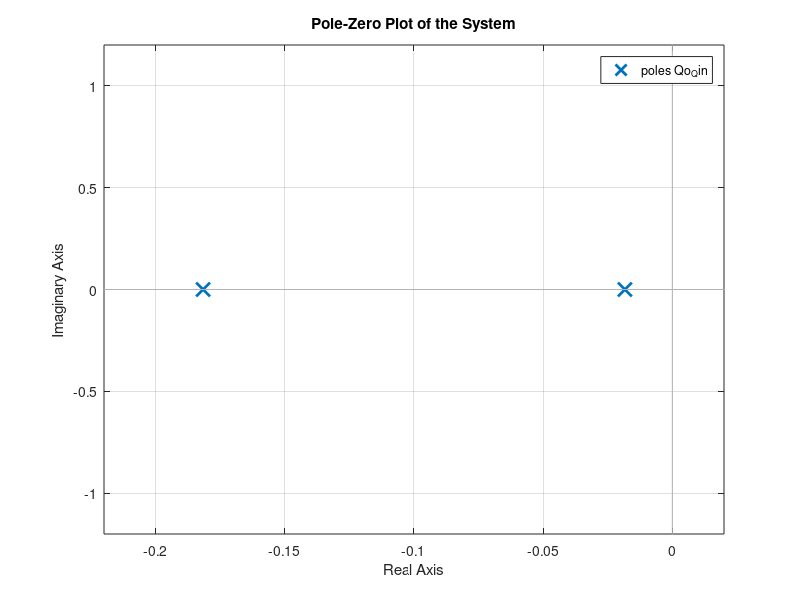
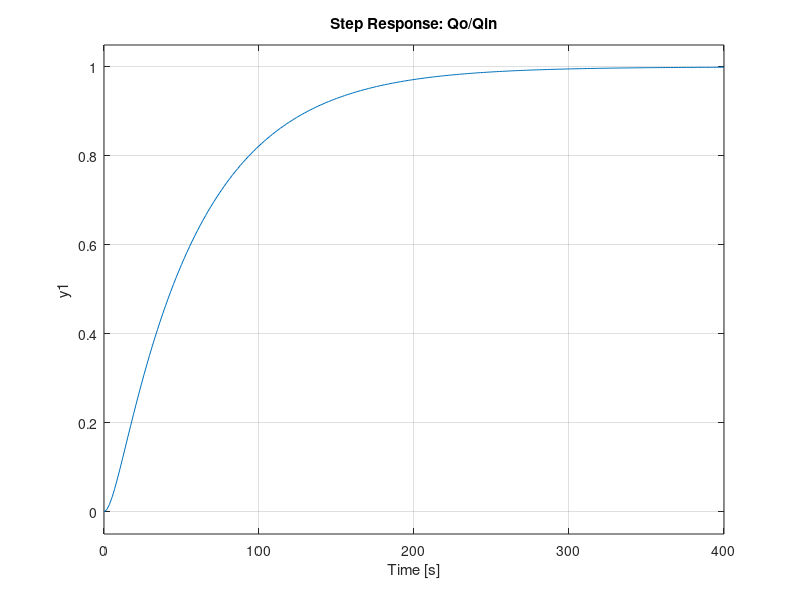
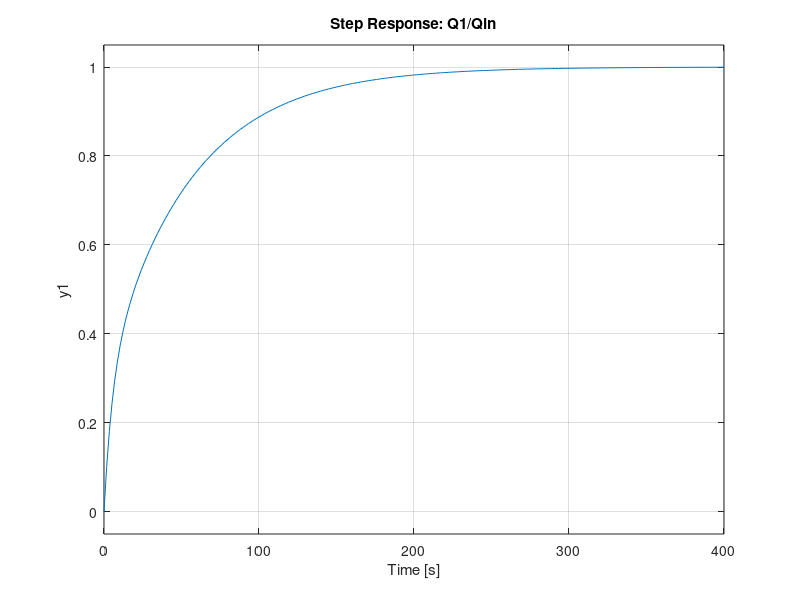
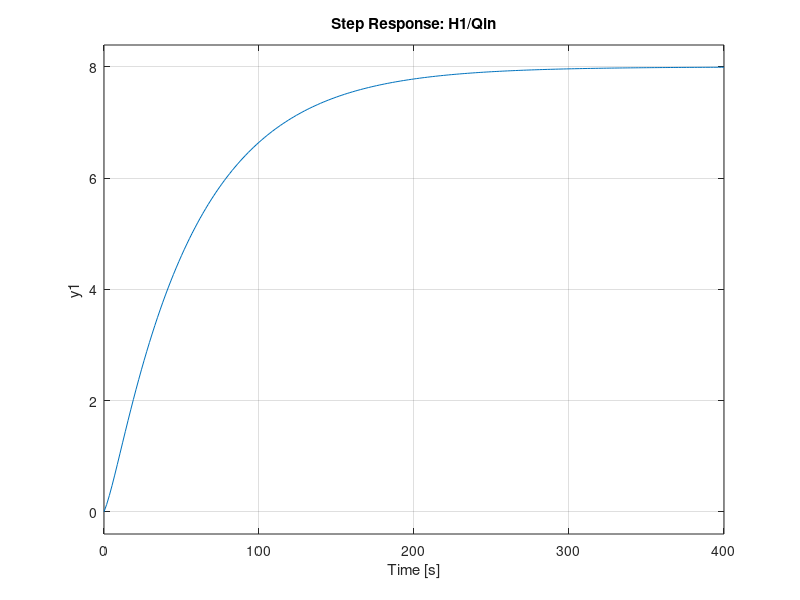

These figures' MATLAB source, in order: (Note: this script raises an error after producing the figures.)
A1 = 5; A2 = 4; R1 = 3; R2 = 5;
cc_eqn = [A1*A2*R1*R2, A1*R1 + A2*R2 + A1*R2, 1];

%1,2. transfer functions
Qo_Qin = tf([1], cc_eqn)
Q1_Qin = tf([A2*R2, 1], cc_eqn)
H1_Qin = tf([A2*R2, R1+R2], cc_eqn)
H2_Qin = tf([R2], cc_eqn)

%3. study system stability
poles = roots(cc_eqn)

%visualize
figure;
pzmap(Qo_Qin);
grid on;
title('Pole-Zero Plot of the System');


%4. step responses
figure;
step(Qo_Qin);
title('Step Response: Qo/Qin');

figure;
step(Q1_Qin);
title('Step Response: Q1/Qin');

figure;
step(H1_Qin);
title('Step Response: H1/Qin');

figure;
step(H2_Qin);
title('Step Response: H2/Qin');

%5,6. track hd
t = 0:0.1:100;
Hd_H2 = feedback(H2_Qin, 1)
hd = 5;
figure;
[y_H2, t] = step(Hd_H2, t);
y_H2 = hd * y_H2;


% 7. get h2 transient response
step(5*Hd_H2);
stepinfo(5*Hd_H2)

% Compute H1 response
Qin = (hd - y_H2);
y_H1 = lsim(H1_Qin, Qin, t);
figure;
plot(t, y_H2, 'b', t, y_H1, 'r--', t, hd*ones(size(t)), 'k:');
legend('h_2', 'h_1', 'h_d');
title('Response to h_d = 5m (P-Control)');
grid on;

% 8,9. different kp values
hd = 5;
Kp_values = [1, 10, 100];
figure;
hold on;
for Kp = Kp_values
    Hd_H2 = feedback(Kp * H2_Qin, 1);
    [y, t] = step(Hd_H2, t);
    y = hd * y;
    ess = hd - y(end);
    plot(t, y, 'DisplayName', sprintf('Kp = %d (e_{ss} = %.5f)', Kp, ess));
end
title('Effect of K_p on Tracking and e_{ss}');
legend; grid on; hold off;


% 10. PID control
Kp =20;   % Proportional gain
KI = 1;   % Integral gain
Kd = 150;  % Derivative gain

% PID controller transfer function
C = tf([Kd Kp KI], [1 0]);  % Represents Kd*s + Kp + KI/s

Hd_H2 = feedback(C * H2_Qin, 1)

figure;
step(6 * Hd_H2);  % Scale for 6m setpoint
stepinfo(6 * Hd_H2)
title(sprintf('PID Control: Kp=%.2f, KI=%.2f, Kd=%.2f', Kp, KI, Kd));
xlabel('Time (s)');
ylabel('Height (m)');
grid on;
